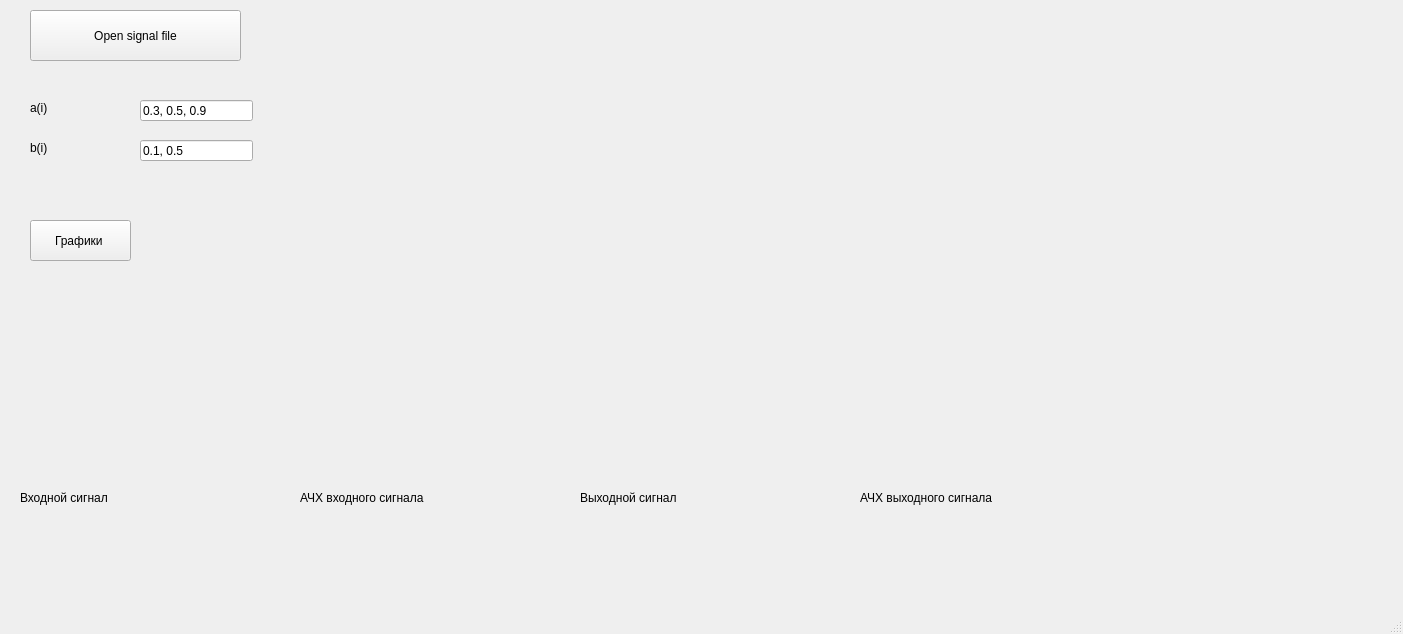
<?xml version="1.0" encoding="UTF-8"?>
<ui version="4.0">
 <class>MainWindow</class>
 <widget class="QMainWindow" name="MainWindow">
  <property name="geometry">
   <rect>
    <x>0</x>
    <y>0</y>
    <width>1403</width>
    <height>634</height>
   </rect>
  </property>
  <property name="windowTitle">
   <string>MainWindow</string>
  </property>
  <widget class="QWidget" name="centralwidget">
   <widget class="QPushButton" name="pushButton_file">
    <property name="geometry">
     <rect>
      <x>30</x>
      <y>10</y>
      <width>211</width>
      <height>51</height>
     </rect>
    </property>
    <property name="text">
     <string>Open signal file</string>
    </property>
   </widget>
   <widget class="QLabel" name="label_a">
    <property name="geometry">
     <rect>
      <x>30</x>
      <y>100</y>
      <width>49</width>
      <height>16</height>
     </rect>
    </property>
    <property name="text">
     <string>a(i)</string>
    </property>
   </widget>
   <widget class="QLabel" name="label_b">
    <property name="geometry">
     <rect>
      <x>30</x>
      <y>140</y>
      <width>49</width>
      <height>16</height>
     </rect>
    </property>
    <property name="text">
     <string>b(i)</string>
    </property>
   </widget>
   <widget class="QLineEdit" name="lineEdit_a">
    <property name="geometry">
     <rect>
      <x>140</x>
      <y>100</y>
      <width>113</width>
      <height>21</height>
     </rect>
    </property>
    <property name="text">
     <string>0.3, 0.5, 0.9</string>
    </property>
   </widget>
   <widget class="QLineEdit" name="lineEdit_b">
    <property name="geometry">
     <rect>
      <x>140</x>
      <y>140</y>
      <width>113</width>
      <height>21</height>
     </rect>
    </property>
    <property name="text">
     <string>0.1, 0.5</string>
    </property>
   </widget>
   <widget class="QPushButton" name="pushButton_filter">
    <property name="geometry">
     <rect>
      <x>30</x>
      <y>220</y>
      <width>101</width>
      <height>41</height>
     </rect>
    </property>
    <property name="text">
     <string>Графики </string>
    </property>
   </widget>
   <widget class="QLabel" name="label_input">
    <property name="geometry">
     <rect>
      <x>20</x>
      <y>490</y>
      <width>121</width>
      <height>16</height>
     </rect>
    </property>
    <property name="text">
     <string>Входной сигнал</string>
    </property>
   </widget>
   <widget class="QLabel" name="label_input_spectrum">
    <property name="geometry">
     <rect>
      <x>300</x>
      <y>490</y>
      <width>231</width>
      <height>16</height>
     </rect>
    </property>
    <property name="text">
     <string>АЧХ входного сигнала</string>
    </property>
   </widget>
   <widget class="QLabel" name="label_output">
    <property name="geometry">
     <rect>
      <x>580</x>
      <y>490</y>
      <width>211</width>
      <height>16</height>
     </rect>
    </property>
    <property name="text">
     <string>Выходной сигнал</string>
    </property>
   </widget>
   <widget class="QLabel" name="label_output_spectrum">
    <property name="geometry">
     <rect>
      <x>860</x>
      <y>490</y>
      <width>201</width>
      <height>16</height>
     </rect>
    </property>
    <property name="text">
     <string>АЧХ выходного сигнала</string>
    </property>
   </widget>
   <widget class="QWidget" name="horizontalLayoutWidget">
    <property name="geometry">
     <rect>
      <x>20</x>
      <y>280</y>
      <width>271</width>
      <height>201</height>
     </rect>
    </property>
    <layout class="QHBoxLayout" name="horizontalLayout"/>
   </widget>
   <widget class="QWidget" name="horizontalLayoutWidget_2">
    <property name="geometry">
     <rect>
      <x>300</x>
      <y>280</y>
      <width>271</width>
      <height>201</height>
     </rect>
    </property>
    <layout class="QHBoxLayout" name="horizontalLayout_2"/>
   </widget>
   <widget class="QWidget" name="horizontalLayoutWidget_3">
    <property name="geometry">
     <rect>
      <x>580</x>
      <y>280</y>
      <width>271</width>
      <height>201</height>
     </rect>
    </property>
    <layout class="QHBoxLayout" name="horizontalLayout_3"/>
   </widget>
   <widget class="QWidget" name="horizontalLayoutWidget_4">
    <property name="geometry">
     <rect>
      <x>860</x>
      <y>280</y>
      <width>271</width>
      <height>201</height>
     </rect>
    </property>
    <layout class="QHBoxLayout" name="horizontalLayout_4"/>
   </widget>
  </widget>
  <widget class="QMenuBar" name="menubar">
   <property name="geometry">
    <rect>
     <x>0</x>
     <y>0</y>
     <width>1403</width>
     <height>33</height>
    </rect>
   </property>
  </widget>
  <widget class="QStatusBar" name="statusbar"/>
 </widget>
 <resources/>
 <connections/>
</ui>
